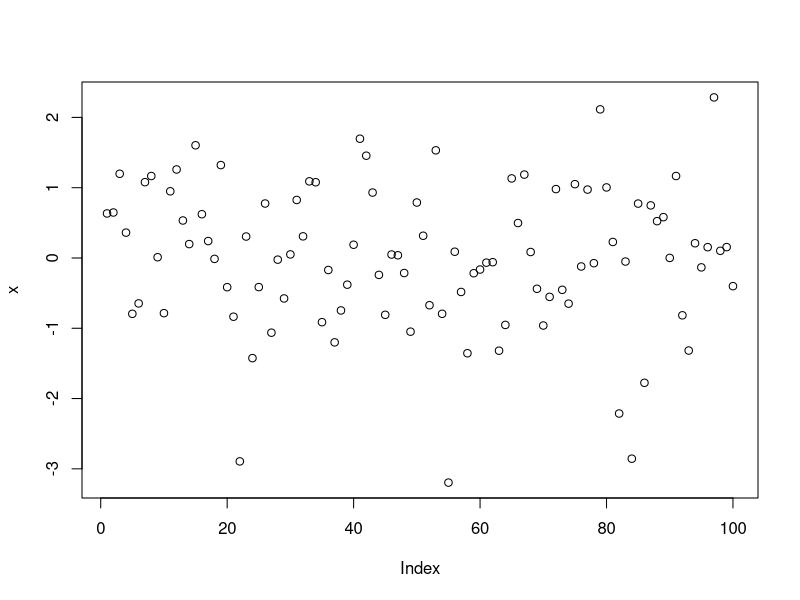

This chart was generated by the following R code:
## ---- chunk 1
x <- rnorm(100)
plot(x)
